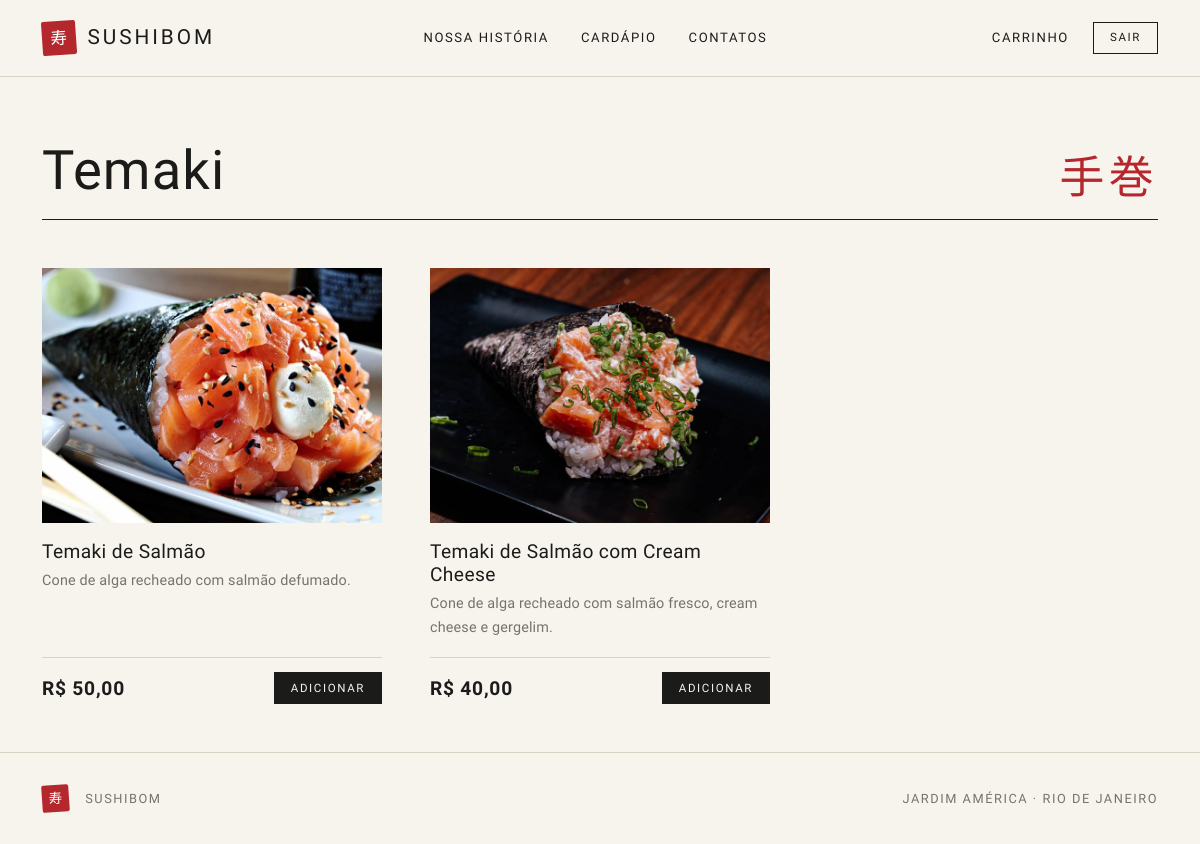
The page /temaki/ (signed in) on the database its author committed.
### categoria/models.py (models this page shows, shortened)
class Categoria(models.Model):
    nome = models.CharField(max_length=100, unique=True)

### produto/models.py (models this page shows, shortened)
class Produto(models.Model):
    nome = models.CharField(max_length=100)
    descricao = models.TextField()
    imagem = models.ImageField(upload_to='produtos/')
    valor = models.DecimalField(max_digits=10, decimal_places=2, default=0,
                                validators=[MinValueValidator(Decimal('0'))])
    quantidade = models.PositiveIntegerField(default=0)
    categoria = models.ForeignKey(Categoria, on_delete=models.CASCADE)

### Principal/views.py (the view)
def temaki(request):
    return _menu_categoria(request, 'Temaki', 'Temaki.html')

### Principal/templatetags/imagens.py (called while the page is built, shortened)
def _url(caminho_relativo):
    return settings.MEDIA_URL + quote(Path(caminho_relativo).as_posix())

@register.filter
def miniatura(arquivo, largura=800):
    nome = getattr(arquivo, 'name', arquivo) or ''
    if not nome:
        return ''
    try:
        largura = int(largura)
        raiz = Path(settings.MEDIA_ROOT)
        origem = raiz / nome
        relativo = Path(nome).parent / 'miniaturas' / f'{Path(nome).stem}_{largura}.jpg'
        destino = raiz / relativo
        if destino.exists() and destino.stat().st_mtime >= origem.stat().st_mtime:
            return _url(relativo)
    except Exception:
        return _url(nome)

### Principal/views.py (called while the page is built)
def _menu_categoria(request, nome, template):
    produtos = Produto.objects.filter(categoria__nome=nome)
    return render(request, template, {'produtos': produtos})

### Principal/templates/Temaki.html (shortened to what this page needs)
{% extends 'Home.html' %}
{% block content %}
{% include '_produtos.html' with titulo='Temaki' jp='手巻' %}
{% endblock %}

### Principal/templates/_produtos.html (shortened to what this page needs)
<div class="container">
  <div class="titulo-pagina">
    {% if jp %}<span class="jp" aria-hidden="true">{{ jp }}</span>{% endif %}
    <h1>{{ titulo }}</h1>
  </div>
  {% if produtos %}
    <div class="row row-cols-1 row-cols-sm-2 row-cols-lg-3 g-5 pb-5">
      {% for produto in produtos %}
        <div class="col">{% include '_card_produto.html' %}</div>
      {% endfor %}
    </div>
  {% else %}
    <p class="vazio">Em breve novidades nesta seção.</p>
  {% endif %}
</div>

### Principal/templates/_card_produto.html (shortened to what this page needs)
{% load imagens %}
<article class="produto">
  <div class="produto-foto">
    {% if produto.imagem %}
      <img src="{{ produto.imagem|miniatura:800 }}" alt="{{ produto.nome }}" loading="lazy" decoding="async">
    {% endif %}
  </div>
  <div class="produto-corpo">
    <h2 class="produto-nome">{{ produto.nome }}</h2>
    <p class="produto-desc">{{ produto.descricao }}</p>
    <div class="produto-rodape">
      <span class="preco">R$ {{ produto.valor|floatformat:2 }}</span>
      <form action="{% url 'addcarrinho' produto.id %}" method="post" class="m-0">
        <button type="submit" class="btn btn-sumi btn-sm">Adicionar</button>
      </form>
    </div>
  </div>
</article>

### Principal/static/principal/style.css (style rules this page uses)
:root { --washi: #f7f4ee; --washi-deep: #efeae0; --sumi: #1b1b1a; --nezumi: #77736a; --linha: #d9d3c5; --shu: #b3272d; --shu-escuro: #8f1d22; --fonte-titulo: "Shippori Mincho", "Hiragino Mincho ProN", "Yu Mincho", Georgia, serif; --fonte-valor: "Zen Old Mincho", "Shippori Mincho", "Yu Mincho", Georgia, serif; --fonte-corpo: "Zen Kaku Gothic New", "Hiragino Sans", "Segoe UI", system-ui, sans-serif; --suave: cubic-bezier(.2, .7, .1, 1); --bs-body-bg: var(--washi); --bs-body-color: var(--sumi); --bs-body-font-family: var(--fonte-corpo); --bs-border-color: var(--linha); --bs-link-color: var(--sumi); --bs-link-color-rgb: 27, 27, 26; --bs-link-hover-color: var(--shu); --bs-link-hover-color-rgb: 179, 39, 45; --bs-border-radius: 0; }
html { scroll-behavior: smooth; }
body { background: var(--washi); color: var(--sumi); font-family: var(--fonte-corpo); line-height: 1.8; letter-spacing: .01em; min-height: 100vh; display: flex; flex-direction: column; }
h1, h2, h3, h4, h5 { font-family: var(--fonte-titulo); font-weight: 500; letter-spacing: .02em; color: var(--sumi); }
.btn { border-radius: 0; font-size: .8rem; letter-spacing: .14em; text-transform: uppercase; padding: .65rem 1.6rem; transition: background-size .6s cubic-bezier(.45, .05, .2, 1), color .35s ease, border-color .4s ease, background-color .4s ease; }
.btn-sumi, .btn-primary, .btn-success { background-color: var(--sumi); background-image: linear-gradient(var(--shu), var(--shu)); background-repeat: no-repeat; background-position: left center; background-size: 0% 100%; border: 1px solid var(--sumi); color: var(--washi); }
.btn-sm { padding: .4rem 1rem; font-size: .72rem; }
.titulo-pagina { display: flex; align-items: flex-end; justify-content: space-between; gap: 1rem; padding: 4rem 0 1.1rem; margin-bottom: 3rem; border-bottom: 1px solid var(--sumi); }
.titulo-pagina h1, .titulo-pagina h2 { font-size: clamp(2rem, 5vw, 3.4rem); font-weight: 400; margin: 0; line-height: 1.1; }
.titulo-pagina .jp { order: 2; font-family: var(--fonte-titulo); font-size: clamp(1.6rem, 4vw, 2.8rem); line-height: 1; color: var(--shu); letter-spacing: .1em; }
.produto { display: flex; flex-direction: column; height: 100%; background: transparent; border: 0; }
.produto-foto { aspect-ratio: 4 / 3; overflow: hidden; background: var(--washi-deep); }
.produto-foto img { width: 100%; height: 100%; object-fit: cover; object-position: center 25%; transition: transform .9s var(--suave); }
.produto-corpo { display: flex; flex-direction: column; flex: 1; padding: 1.1rem 0 0; }
.produto-nome { font-size: 1.2rem; font-weight: 400; letter-spacing: .02em; margin: 0 0 .35rem; }
.produto-desc { color: var(--nezumi); font-size: .9rem; line-height: 1.7; flex: 1; margin-bottom: 1rem; }
.produto-rodape { display: flex; align-items: center; justify-content: space-between; border-top: 1px solid var(--linha); padding-top: .9rem; }
.preco, .valor, .total strong { font-family: var(--fonte-valor); font-weight: 600; font-variant-numeric: lining-nums tabular-nums; letter-spacing: .04em; }
.preco { font-size: 1.2rem; line-height: 1; }

### rows shown on the page
Categoria: nome "Temaki"
Produto: shows a picture, nome "Temaki de Salmão", descricao "Cone de alga recheado com salmão defumado.", valor "50,00"
Produto: shows a picture, nome "Temaki de Salmão com Cream Cheese", descricao "Cone de alga recheado com salmão fresco, cream cheese e gergelim.", valor "40,00"

### other values the page prints
{{ jp }} "手巻"
